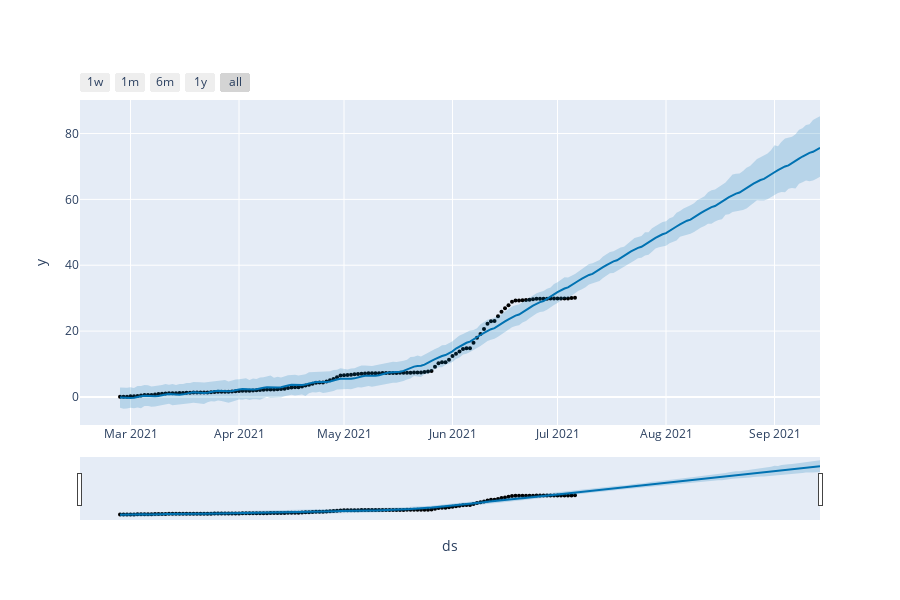

The notebook cell this image was saved under:
### Code cell
#China, India, US, Indonesia, Pakistan
fbprophet_predict_and_plot(data = data, 
                           region_column = 'country',
                           region = 'South Korea',
                           vaccination_metric = 'people_vaccinated_per_hundred',
                           future_days = 70,
                          )

### Figure 1 — Plotly figure (JSON) as saved in the notebook; plotly's stock layout.template omitted (floating-point values rounded to 4 significant figures; data arrays with more than 128 entries replaced by an {"elided": "..."} marker saying what was removed)
{"data": [{"marker": {"color": "black", "size": 4}, "mode": "markers", "name": "Actual", "type": "scatter", "x": {"elided": "131 str values"}, "y": {"elided": "131 float values"}}, {"hoverinfo": "skip", "line": {"width": 0}, "mode": "lines", "type": "scatter", "x": {"elided": "201 str values"}, "y": {"elided": "201 float values"}}, {"fill": "tonexty", "fillcolor": "rgba(0, 114, 178, 0.2)", "line": {"color": "#0072B2", "width": 2}, "mode": "lines", "name": "Predicted", "type": "scatter", "x": {"elided": "201 str values"}, "y": {"elided": "201 float values"}}, {"fill": "tonexty", "fillcolor": "rgba(0, 114, 178, 0.2)", "hoverinfo": "skip", "line": {"width": 0}, "mode": "lines", "type": "scatter", "x": {"elided": "201 str values"}, "y": {"elided": "201 float values"}}], "layout": {"height": 600, "showlegend": false, "width": 900, "xaxis": {"rangeselector": {"buttons": [{"count": 7, "label": "1w", "step": "day", "stepmode": "backward"}, {"count": 1, "label": "1m", "step": "month", "stepmode": "backward"}, {"count": 6, "label": "6m", "step": "month", "stepmode": "backward"}, {"count": 1, "label": "1y", "step": "year", "stepmode": "backward"}, {"step": "all"}]}, "rangeslider": {"visible": true}, "title": {"text": "ds"}, "type": "date"}, "yaxis": {"title": {"text": "y"}}}}
